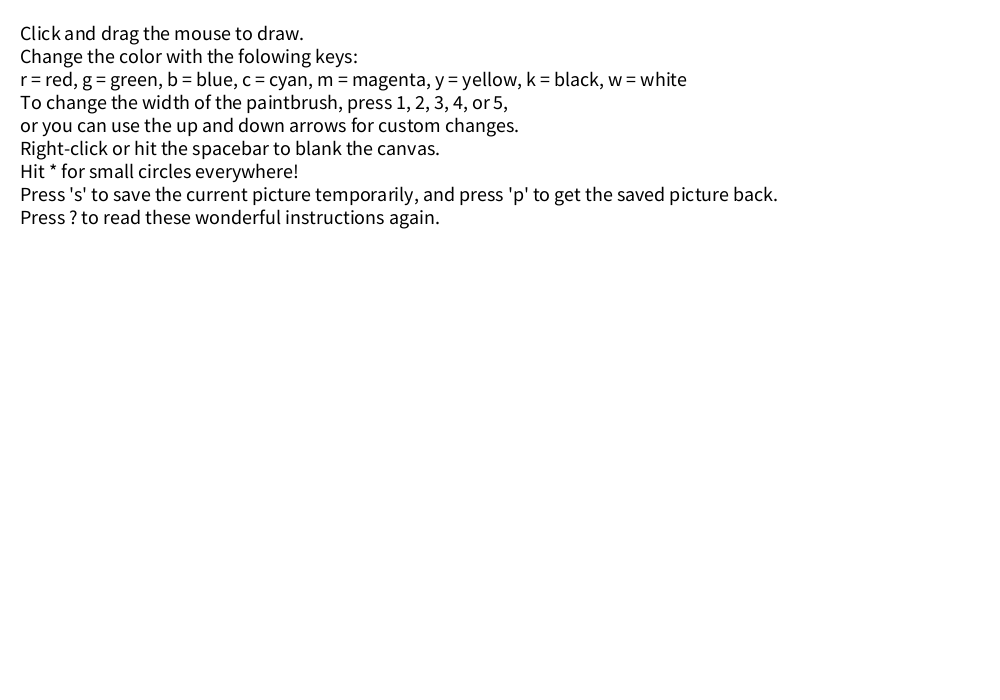
Frame 1 (no input)
Frame 60 (the mouse pressed at the canvas centre just before this capture): identical to frame 1, image omitted
Frame 120 (the mouse held since frame 60 and released just before this capture): identical to frame 1, image omitted

The Processing sketch that drew this single still picture (run headless with seeded random() and noise(); from frame 60 on, the mouse is pressed at the canvas centre):

// Processing sketch: processing_109552
// ── processing_109552.pde

color fillColor = color(0); // default color is black
int paintSize = 10;
boolean showInstructions;
int frame = 1;
void setup()
{
  size(1000, 700);
  background(255);
  noStroke();
  showInstructions = true;
  smooth();
}
void draw()
{
  if (showInstructions == true)
  {
    instructions();
    frame = frameCount;
  }
  if (showInstructions == false && frame == (frameCount - 1))
    background(255);
  savePicture();
}
void mouseDragged()
{
  showInstructions = false;
  if (mouseButton == LEFT)
  {
    strokeWeight(paintSize);
    stroke(fillColor);
    line(mouseX, mouseY, pmouseX, pmouseY);  // this works better than drawing small ellipses or points
  }
  if (mouseButton == RIGHT)
  {
    background(255);
  }
}
void keyReleased()
{
  if (key != '?' && keyCode != SHIFT && key != 'p' && key != 's')
    showInstructions = false;
  if (key == 'r')
    fillColor = color(255, 0, 0);
  if (key == 'g')
    fillColor = color(0, 255, 0);
  if (key == 'b')
    fillColor = color(0, 0, 255);
  if (key == 'c')
    fillColor = color(0, 255, 255);
  if (key == 'm')
    fillColor = color(255, 0, 255);
  if (key == 'y')
    fillColor = color(255, 255, 0);
  if (key == 'k')
    fillColor = color(0);
  if (key == 'w')
    fillColor = color(255);
  if (key == '*')
  {
    background(255);
    noStroke();
    fill(0);
    for (int i = 0; i < 1000; i++)
      ellipse(random(width - 6) + 3, random(height - 6) + 3, 3, 3);
  }
  if (key == '1')
    paintSize = 10;
  if (key == '2')
    paintSize = 20;
  if (key == '3')
    paintSize = 30;
  if (key == '4')
    paintSize = 40;
  if (key == '5')
    paintSize = 50;
  if (keyCode == UP && paintSize < 100)
    paintSize += 5;
  if (keyCode == DOWN && paintSize > 5)
    paintSize -= 5;
  if (key == ' ')
    background(255);
  if (key == '?')
    showInstructions = true;
}
void instructions()
{
  fill(255);
  rect(0, 0, width, height);
  textSize(20);
  fill(0);
  String instructions = "Click and drag the mouse to draw.\nChange the color with the folowing keys:\nr = red, g = green, b = blue, c = cyan, m = magenta, y = yellow, k = black, w = white\nTo change the width of the paintbrush, press 1, 2, 3, 4, or 5,\nor you can use the up and down arrows for custom changes.\nRight-click or hit the spacebar to blank the canvas.\nHit * for small circles everywhere!\nPress 's' to save the current picture temporarily, and press 'p' to get the saved picture back.\nPress ? to read these wonderful instructions again.";
  text(instructions, 20, 40);
}
void savePicture()
{
  if (keyPressed && key == 's')
  {
    loadPixels();
  }
  if (keyPressed && key == 'p')
  {
    updatePixels();
  }
}
